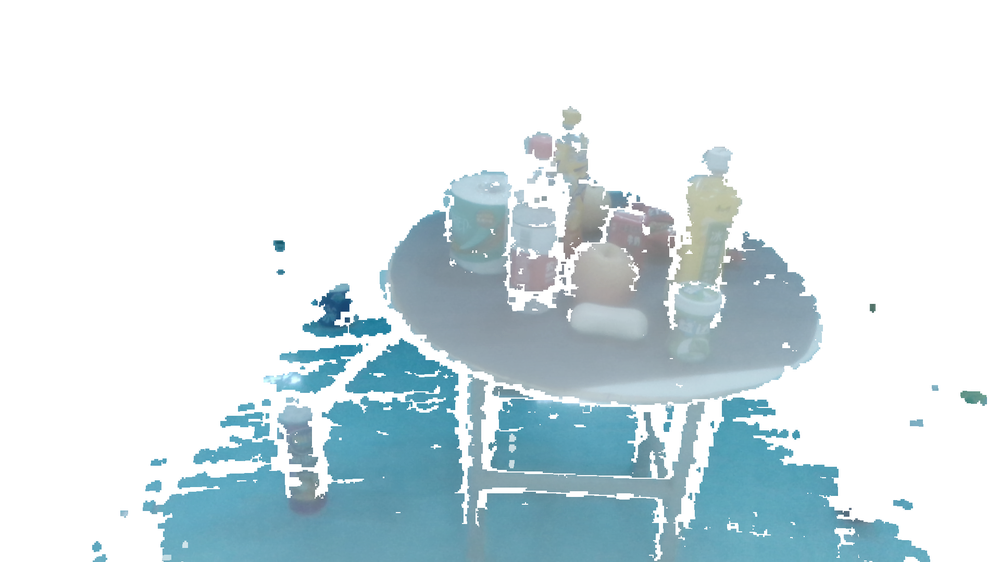
#> input picture img/4_7_2_2_3.png, 1000 x 562 px, shrunk from 1920 x 1080 before the run, found by its file name
$ python compare.py
#> lines starting #> are read from the running program, lines starting #| are printed output that depends on the picture


from PIL import Image
import numpy as np
pc_img = Image.open(r'F:\Final\img\4_7_2_2_3.png')
#> pc_img is the input picture: PIL image 1000x562 RGBA; mean R, G, B, A 12, 33.6, 40.9, 47.2
nano_img = Image.open(r'F:\Final\img\nano_0.png')
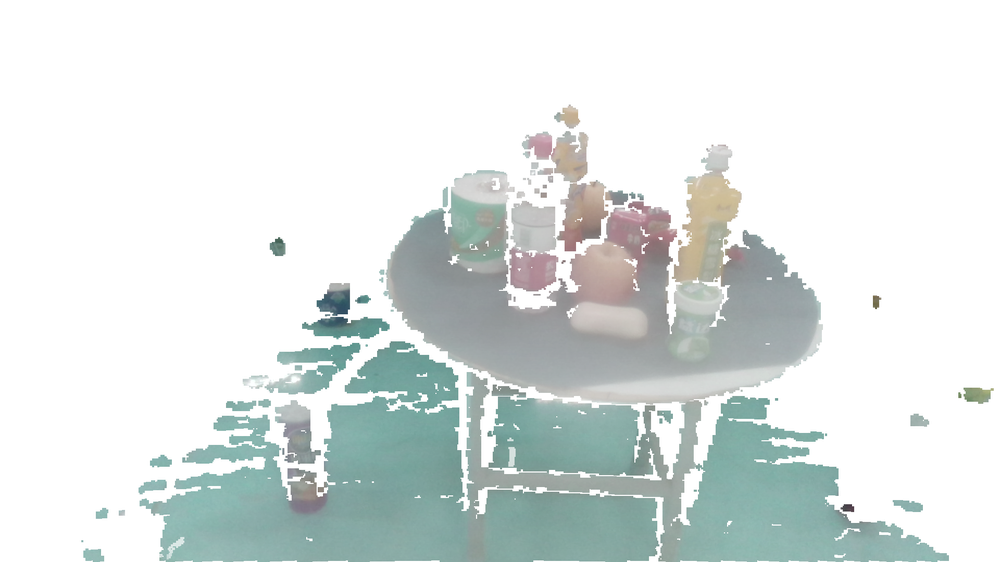
#> input picture img/nano_0.png, 1000 x 562 px, shrunk from 1920 x 1080 before the run, found by its file name
#> nano_img is the input picture: PIL image 1000x562 RGBA; mean R, G, B, A 27.7, 37.5, 35.2, 48.8

pc_img = np.array(pc_img)

nano_img = np.array(nano_img)
nano_img = nano_img[:,:,::-1]
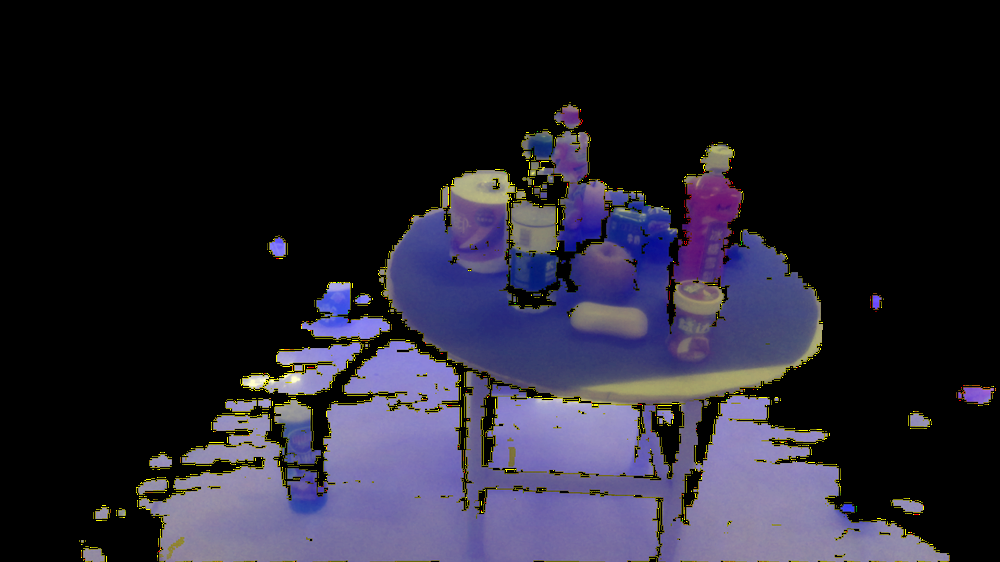
#> nano_img: shape (562, 1000, 4); mean B, G, R, A 48.8, 35.2, 37.5, 27.7
Image.fromarray(nano_img).show()
# [33 lines of commented-out code are left out]
